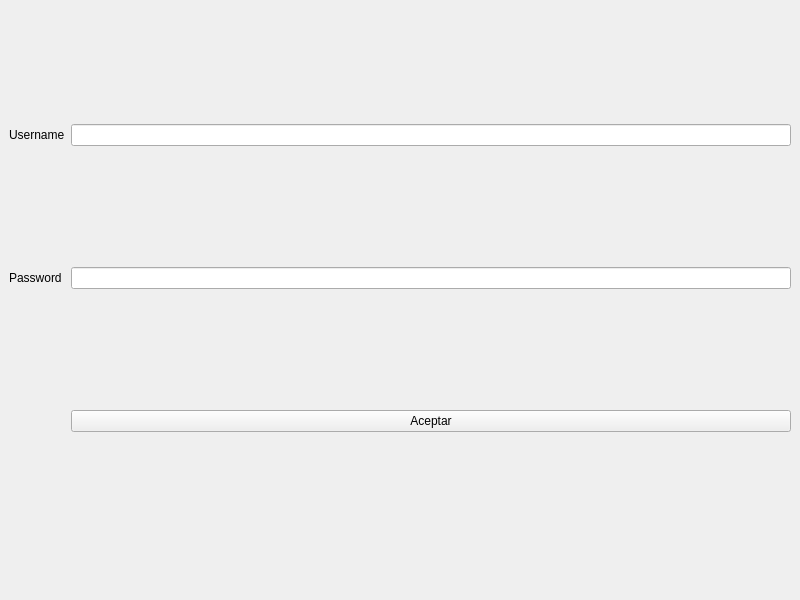
<?xml version="1.0" encoding="UTF-8"?>
<ui version="4.0">
 <class>MainWindow</class>
 <widget class="QMainWindow" name="MainWindow">
  <property name="geometry">
   <rect>
    <x>0</x>
    <y>0</y>
    <width>800</width>
    <height>600</height>
   </rect>
  </property>
  <property name="windowTitle">
   <string>MainWindow</string>
  </property>
  <widget class="QWidget" name="centralwidget">
   <property name="maximumSize">
    <size>
     <width>800</width>
     <height>556</height>
    </size>
   </property>
   <layout class="QGridLayout" name="gridLayout">
    <item row="1" column="0">
     <widget class="QLabel" name="label_2">
      <property name="text">
       <string>Password</string>
      </property>
     </widget>
    </item>
    <item row="1" column="1">
     <widget class="QLineEdit" name="line_password"/>
    </item>
    <item row="2" column="1">
     <widget class="QPushButton" name="boton_aceptar">
      <property name="text">
       <string>Aceptar</string>
      </property>
     </widget>
    </item>
    <item row="0" column="0">
     <widget class="QLabel" name="label">
      <property name="text">
       <string>Username</string>
      </property>
     </widget>
    </item>
    <item row="0" column="1">
     <widget class="QLineEdit" name="line_usuario"/>
    </item>
   </layout>
  </widget>
 </widget>
 <resources/>
 <connections/>
</ui>
